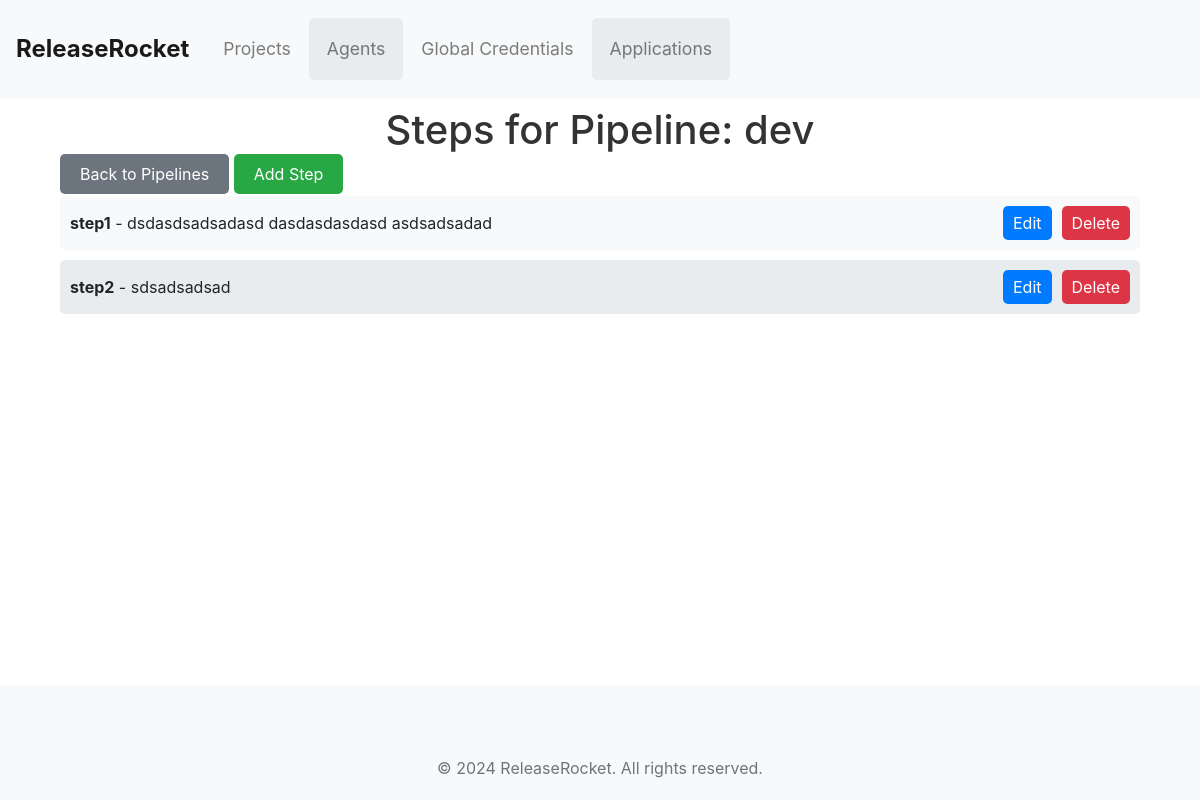
Page /pipeline/pipelines/3/steps/ on the committed database.
### pipeline/models.py (models this page shows, shortened)
class Pipeline(models.Model):
    tags = models.ManyToManyField(Tag, blank=True)
    project = models.ForeignKey(Project, on_delete=models.CASCADE)
    name = models.CharField(max_length=100)
    description = models.TextField(blank=True)

class PipelineStep(models.Model):
    pipeline = models.ForeignKey(Pipeline, on_delete=models.CASCADE)
    name = models.CharField(max_length=100)
    description = models.TextField(blank=True)
    command = models.TextField()
    condition = models.TextField(blank=True)  # Define condition for step execution

### pipeline/views.py (the view)
# urls.py: path('pipelines/<int:pipeline_id>/steps/', views.pipeline_step_list, name='pipeline_step_list'),
def pipeline_step_list(request, pipeline_id):
    pipeline = get_object_or_404(Pipeline, id=pipeline_id)
    steps = PipelineStep.objects.filter(pipeline=pipeline)
    return render(request, 'pipeline/pipeline_step_list.html', {'pipeline': pipeline, 'steps': steps})

### pipeline/templates/pipeline/pipeline_step_list.html (shortened to what this page needs)
{% extends 'pipeline/base.html' %}
{% block content %}
<!DOCTYPE html>
<html lang="en">
<head>
</head>
<body>
    <div class="container">
        <h1>Steps for Pipeline: {{ pipeline.name }}</h1>
        <a class="back-to-pipelines" href="{% url 'pipeline_list' pipeline.project.id %}">Back to Pipelines</a>
        <a class="add-step" href="{% url 'pipeline_step_create' pipeline.id %}">Add Step</a>
        <ul>
            {% for step in steps %}
                <li>
                    <div>
                        <strong>{{ step.name }}</strong> - {{ step.description }}
                    </div>
                    <div class="actions">
                        <a href="{% url 'pipeline_step_update' pipeline.id step.id %}">Edit</a>
                        <form action="{% url 'pipeline_step_delete' pipeline.id step.id %}" method="post" style="display:inline;">
                            <button type="submit">Delete</button>
                        </form>
                    </div>
                </li>
            {% endfor %}
        </ul>
    </div>
</body>
</html>
{% endblock %}

### pipeline/templates/pipeline/base.html (style rules this page uses)
body { padding-top: 56px; }

### pipeline/templates/pipeline/pipeline_step_list.html (style rules this page uses)
.container { margin-top: 50px;; }
h1 { text-align: center; color: #333; }
ul { list-style: none; padding: 0; }
li { background: #e9ecef; margin: 10px 0; padding: 10px; border-radius: 5px; display: flex; justify-content: space-between; align-items: center; }
li:nth-child(odd) { background: #f8f9fa; }
.actions { display: flex; gap: 10px; }
.actions a, .actions button { background: #007bff; color: #fff; padding: 5px 10px; border: none; border-radius: 5px; text-decoration: none; cursor: pointer; }
.actions button { background: #dc3545; }
.add-step, .back-to-pipelines { width: fit-content; margin: 20px auto; padding: 10px 20px; background: #28a745; color: #fff; text-decoration: none; border-radius: 5px; text-align: center; }
.back-to-pipelines { background: #6c757d; }

### rows in the picture
Pipeline: name "dev"
PipelineStep: name "step1", description "dsdasdsadsadasd dasdasdasdasd asdsadsadad"
PipelineStep: name "step2", description "sdsadsadsad"
